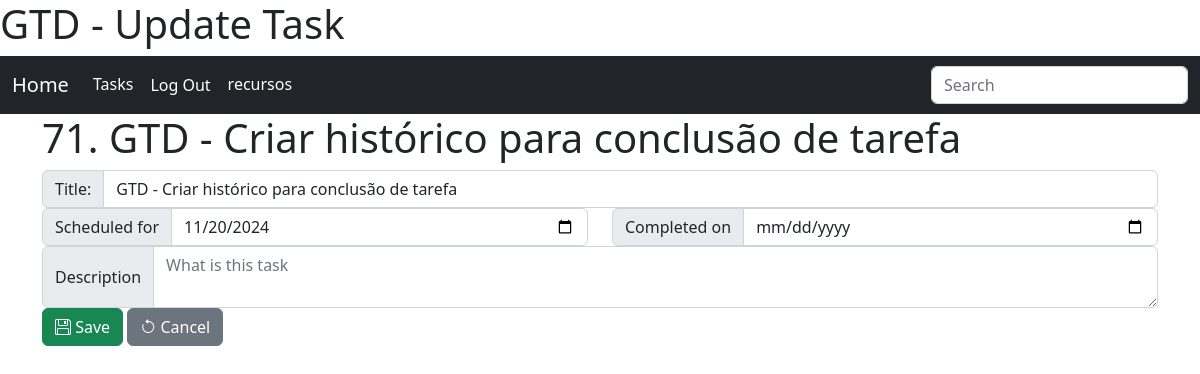
The app's page /tasks/task/71/update/?next=/tasks/task/create/ (signed in) with its own data.
### tasks/models.py (models this page shows, shortened)
class Task(models.Model):
    title = models.CharField("Title", max_length=160)
    description = models.TextField("description", blank=True, null=True)
    dt_scheduled = models.DateTimeField("Scheduled for", blank=True, null=True, default=defautlSchedule)
    dt_completed = models.DateTimeField("Completed on", blank=True, null=True)
    dt_canceled  = models.DateTimeField("Completed on", blank=True, null=True)
    created = models.DateTimeField('Created', auto_now_add=True, null=True)
    modified = models.DateTimeField('Modified', auto_now=True, null=True)
    class Meta:
        verbose_name = 'Task'
        verbose_name_plural = 'Tasks'
        ordering = ['dt_completed','dt_scheduled']

### tasks/views.py (the view, shortened to what this page needs)
# urls.py: path('task/<int:pk>/update/', TaskUpdateView.as_view(), name='update_task'),
class TaskUpdateView(LoginRequiredMixin, UpdateView):
    template_name = 'tasks/update_task.html'
    model = Task
    fields = ['title', 'description', 'dt_scheduled', 'dt_completed']

### tasks/templates/tasks/update_task.html (shortened to what this page needs)
{% extends 'core.html' %}
{% load static %}
{% block content %}
<h1>{{object.pk}}. {{object.title}}</h1>
<form class="" method="post" action="{% url 'tasks:update_task' object.pk %}">
    <fieldset>
      <div class="row form-group{% if form.title.errors %} has-error {% endif %}">
        <div class="input-group">
            <label for="id_title" class="input-group-text">Title:</label><input type="text" class="form-control" name="title" id="id_title" placeholder="Insert a task and press <ENTER>" value="{{object.title}}">
        </div>
      </div>
      <div class="row">
          <div class="col-6 form-group{% if form.dt_scheduled.errors %} has-error {% endif %}">
            <div class="input-group">
                <label for="id_dt_scheduled" class="input-group-text">Scheduled for</label><input type="date" class="form-control" name="dt_scheduled" id="id_dt_scheduled" value="{{object.dt_scheduled|date:'Y-m-d'|default:''}}" placeholder="Date">
            </div>
          </div>
          <div class="col-6 form-group{% if form.dt_completed.errors %} has-error {% endif %}">
            <div class="input-group">
                <label for="id_dt_completed" class="input-group-text">Completed on</label><input type="date" class="form-control" name="dt_completed" id="id_dt_completed" value="{{object.dt_completed|date:'Y-m-d'|default:''}}" placeholder="Date">
            </div>
          </div>
      </div>
      <div class="row form-group{% if form.description.errors %} has-error {% endif %}">
        <div class="col input-group">
            <label class="input-group-text" for="id_description">Description</label>
            <textarea class="form-control" placeholder="What is this task" id="id_description" name="description">{{object.description|default:''}}</textarea>
        </div>
      </div>
      <div class="row">
          <div class="col">
              <button class="btn btn-success" type="submit"><i class="bi bi-floppy"></i> Save</button>
              <button class="btn btn-secondary" type="reset"><i class="bi bi-arrow-counterclockwise"></i> Cancel</button>
          </div>
      </div>
    </fieldset>
</form>
{%endblock%}

### core/templates/core.html (shortened to what this page needs)
<!DOCTYPE html>
<html lang="en">
<head>
    <link href="https://cdn.jsdelivr.net/npm/bootstrap@5.2.3/dist/css/bootstrap.min.css" rel="stylesheet">
    <link rel="stylesheet" href="https://cdn.jsdelivr.net/npm/bootstrap-icons@1.11.3/font/bootstrap-icons.min.css">
</head>
<body>
  <header>
      <h1>
      </h1>
  </header>
  <nav class="navbar navbar-expand-sm navbar-dark bg-dark">
    <div class="container-fluid">
        <a class="navbar-brand" href="{% url 'index' %}">Home</a>
        <div class="collapse navbar-collapse" id="navbarSupportedContent">
            <ul class="navbar-nav me-auto mb-2 mb-lg-0">
                {% block nav %}
                    <li class="nav-item">
                      <a class="nav-link active" aria-current="page" href="{% url 'tasks:index' %}">Tasks</a>
                    </li>
                {% endblock %}
                {% if user.is_authenticated %}
                    <li class="nav-item">
                        <form action="{% url 'logout' %}" method="post">{% csrf_token %}<button type="submit" class="nav-link active btn btn-link" aria-current="page">Log Out</button></form>
                    </li>
                    <li class="nav-item">
                      <a class="nav-link active" aria-current="page" href="#">{{ user.username }}</a>
                    </li>
                {% else %}
                    <li class="nav-item">
                      <a class="nav-link active" aria-current="page" href="#">login</a>
                    </li>
                {% endif %}
            </ul>
            <form role="search">
                <input class="form-control" type="search" placeholder="Search" aria-label="Search">
            </form>
        </div>
    </div>
  </nav>
  <main class="container">
    {% block content %}{% endblock %}
  </main>
</body>
</html>

### records on screen
Task: pk "71", title "GTD - Criar histórico para conclusão de tarefa", dt_scheduled "11/20/2024"

### other values on screen
{{ user.username }} "recursos"
